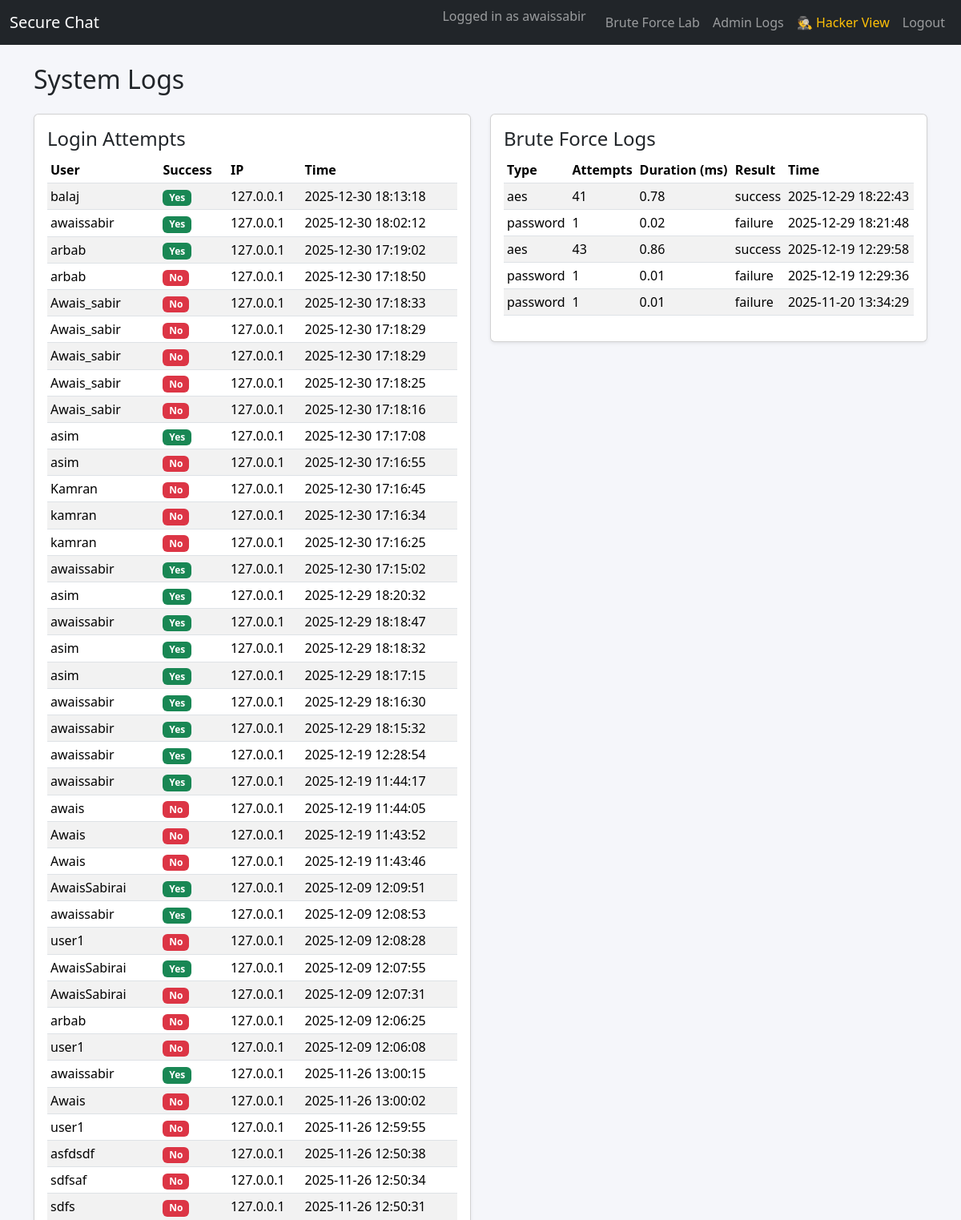
The page /admin/logs (signed in, upper part) on the database its author committed.
### database/models.py (models this page shows)
class LoginAttempt(db.Model):
    __tablename__ = "login_attempts"
    id = db.Column(db.Integer, primary_key=True)
    username = db.Column(db.String(80))
    success = db.Column(db.Boolean, default=False)
    ip_address = db.Column(db.String(64))
    created_at = db.Column(db.DateTime, default=datetime.utcnow, index=True)

class BruteForceLog(db.Model):
    __tablename__ = "brute_force_logs"
    id = db.Column(db.Integer, primary_key=True)
    attack_type = db.Column(db.String(32), nullable=False)
    attempts = db.Column(db.Integer, nullable=False)
    duration_ms = db.Column(db.Float, nullable=False)
    result = db.Column(db.String(32), nullable=False)
    created_at = db.Column(db.DateTime, default=datetime.utcnow, index=True)

### app.py (the view)
    @app.route("/admin/logs")
    @login_required
    def admin_logs():
        attempts = LoginAttempt.query.order_by(LoginAttempt.created_at.desc()).limit(50).all()
        brute_logs = BruteForceLog.query.order_by(BruteForceLog.created_at.desc()).limit(50).all()
        return render_template("admin_logs.html", attempts=attempts, brute_logs=brute_logs)

### app.py (called while the page is built)
def current_user() -> User | None:
    user_id = session.get("user_id")
    if not user_id:
        return None
    return User.query.get(user_id)

def login_required(view_func):
    @wraps(view_func)
    def wrapped(*args, **kwargs):
        if not current_user():
            flash("Please login to continue.", "warning")
            return redirect(url_for("login"))
        return view_func(*args, **kwargs)
    return wrapped

### templates/admin_logs.html (shortened to what this page needs)
{% extends "base.html" %}
{% block content %}
<h2 class="mb-4">System Logs</h2>
<div class="row g-4">
  <div class="col-md-6">
    <div class="card shadow-sm">
      <div class="card-body">
        <h4 class="card-title">Login Attempts</h4>
        <div class="table-responsive">
          <table class="table table-sm table-striped">
            <thead>
              <tr>
                <th>User</th>
                <th>Success</th>
                <th>IP</th>
                <th>Time</th>
              </tr>
            </thead>
            <tbody>
              {% for attempt in attempts %}
              <tr>
                <td>{{ attempt.username }}</td>
                <td>
                  <span class="badge {% if attempt.success %}bg-success{% else %}bg-danger{% endif %}">
                    {{ 'Yes' if attempt.success else 'No' }}
                  </span>
                </td>
                <td>{{ attempt.ip_address or 'N/A' }}</td>
                <td>{{ attempt.created_at.strftime("%Y-%m-%d %H:%M:%S") }}</td>
              </tr>
              {% endfor %}
            </tbody>
          </table>
        </div>
      </div>
    </div>
  </div>
  <div class="col-md-6">
    <div class="card shadow-sm">
      <div class="card-body">
        <h4 class="card-title">Brute Force Logs</h4>
        <div class="table-responsive">
          <table class="table table-sm table-striped">
            <thead>
              <tr>
                <th>Type</th>
                <th>Attempts</th>
                <th>Duration (ms)</th>
                <th>Result</th>
                <th>Time</th>
              </tr>
            </thead>
            <tbody>
              {% for log in brute_logs %}
              <tr>
                <td>{{ log.attack_type }}</td>
                <td>{{ log.attempts }}</td>
                <td>{{ log.duration_ms|round(2) }}</td>
                <td>{{ log.result }}</td>
                <td>{{ log.created_at.strftime("%Y-%m-%d %H:%M:%S") }}</td>
              </tr>
              {% endfor %}
            </tbody>
          </table>
        </div>
      </div>
    </div>
  </div>
</div>
{% endblock %}

### static/css/main.css (style rules this page uses)
body { background-color: #f5f6fa; }

### rows shown on the page
LoginAttempt: username "balaj", success "Yes", ip_address "127.0.0.1", created_at "2025-12-30 18:13:18"
LoginAttempt: username "awaissabir", success "Yes", ip_address "127.0.0.1", created_at "2025-12-30 18:02:12"
LoginAttempt: username "arbab", success "Yes", ip_address "127.0.0.1", created_at "2025-12-30 17:19:02"
LoginAttempt: username "arbab", success "No", ip_address "127.0.0.1", created_at "2025-12-30 17:18:50"
LoginAttempt: username "Awais_sabir", success "No", ip_address "127.0.0.1", created_at "2025-12-30 17:18:33"
LoginAttempt: username "Awais_sabir", success "No", ip_address "127.0.0.1", created_at "2025-12-30 17:18:29"
LoginAttempt: username "Awais_sabir", success "No", ip_address "127.0.0.1", created_at "2025-12-30 17:18:29"
LoginAttempt: username "Awais_sabir", success "No", ip_address "127.0.0.1", created_at "2025-12-30 17:18:25"
LoginAttempt: username "Awais_sabir", success "No", ip_address "127.0.0.1", created_at "2025-12-30 17:18:16"
LoginAttempt: username "asim", success "Yes", ip_address "127.0.0.1", created_at "2025-12-30 17:17:08"
LoginAttempt: username "asim", success "No", ip_address "127.0.0.1", created_at "2025-12-30 17:16:55"
LoginAttempt: username "Kamran", success "No", ip_address "127.0.0.1", created_at "2025-12-30 17:16:45"
LoginAttempt: username "kamran", success "No", ip_address "127.0.0.1", created_at "2025-12-30 17:16:34"
LoginAttempt: username "kamran", success "No", ip_address "127.0.0.1", created_at "2025-12-30 17:16:25"
LoginAttempt: username "awaissabir", success "Yes", ip_address "127.0.0.1", created_at "2025-12-30 17:15:02"
LoginAttempt: username "asim", success "Yes", ip_address "127.0.0.1", created_at "2025-12-29 18:20:32"
LoginAttempt: username "awaissabir", success "Yes", ip_address "127.0.0.1", created_at "2025-12-29 18:18:47"
LoginAttempt: username "asim", success "Yes", ip_address "127.0.0.1", created_at "2025-12-29 18:18:32"
LoginAttempt: username "asim", success "Yes", ip_address "127.0.0.1", created_at "2025-12-29 18:17:15"
LoginAttempt: username "awaissabir", success "Yes", ip_address "127.0.0.1", created_at "2025-12-29 18:16:30"
LoginAttempt: username "awaissabir", success "Yes", ip_address "127.0.0.1", created_at "2025-12-29 18:15:32"
LoginAttempt: username "awaissabir", success "Yes", ip_address "127.0.0.1", created_at "2025-12-19 12:28:54"
LoginAttempt: username "awaissabir", success "Yes", ip_address "127.0.0.1", created_at "2025-12-19 11:44:17"
LoginAttempt: username "awais", success "No", ip_address "127.0.0.1", created_at "2025-12-19 11:44:05"
LoginAttempt: username "Awais", success "No", ip_address "127.0.0.1", created_at "2025-12-19 11:43:52"
LoginAttempt: username "Awais", success "No", ip_address "127.0.0.1", created_at "2025-12-19 11:43:46"
LoginAttempt: username "AwaisSabirai", success "Yes", ip_address "127.0.0.1", created_at "2025-12-09 12:09:51"
LoginAttempt: username "awaissabir", success "Yes", ip_address "127.0.0.1", created_at "2025-12-09 12:08:53"
LoginAttempt: username "user1", success "No", ip_address "127.0.0.1", created_at "2025-12-09 12:08:28"
LoginAttempt: username "AwaisSabirai", success "Yes", ip_address "127.0.0.1", created_at "2025-12-09 12:07:55"
LoginAttempt: username "AwaisSabirai", success "No", ip_address "127.0.0.1", created_at "2025-12-09 12:07:31"
LoginAttempt: username "arbab", success "No", ip_address "127.0.0.1", created_at "2025-12-09 12:06:25"
LoginAttempt: username "user1", success "No", ip_address "127.0.0.1", created_at "2025-12-09 12:06:08"
LoginAttempt: username "awaissabir", success "Yes", ip_address "127.0.0.1", created_at "2025-11-26 13:00:15"
LoginAttempt: username "Awais", success "No", ip_address "127.0.0.1", created_at "2025-11-26 13:00:02"
LoginAttempt: username "user1", success "No", ip_address "127.0.0.1", created_at "2025-11-26 12:59:55"
LoginAttempt: username "asfdsdf", success "No", ip_address "127.0.0.1", created_at "2025-11-26 12:50:38"
LoginAttempt: username "sdfsaf", success "No", ip_address "127.0.0.1", created_at "2025-11-26 12:50:34"
LoginAttempt: username "sdfs", success "No", ip_address "127.0.0.1", created_at "2025-11-26 12:50:31"
BruteForceLog: attack_type "aes", attempts "41", duration_ms "0.78", result "success", created_at "2025-12-29 18:22:43"
BruteForceLog: attack_type "password", attempts "1", duration_ms "0.02", result "failure", created_at "2025-12-29 18:21:48"
BruteForceLog: attack_type "aes", attempts "43", duration_ms "0.86", result "success", created_at "2025-12-19 12:29:58"
BruteForceLog: attack_type "password", attempts "1", duration_ms "0.01", result "failure", created_at "2025-12-19 12:29:36"
BruteForceLog: attack_type "password", attempts "1", duration_ms "0.01", result "failure", created_at "2025-11-20 13:34:29"

### other values the page prints
{{ session['username'] }} "awaissabir"
